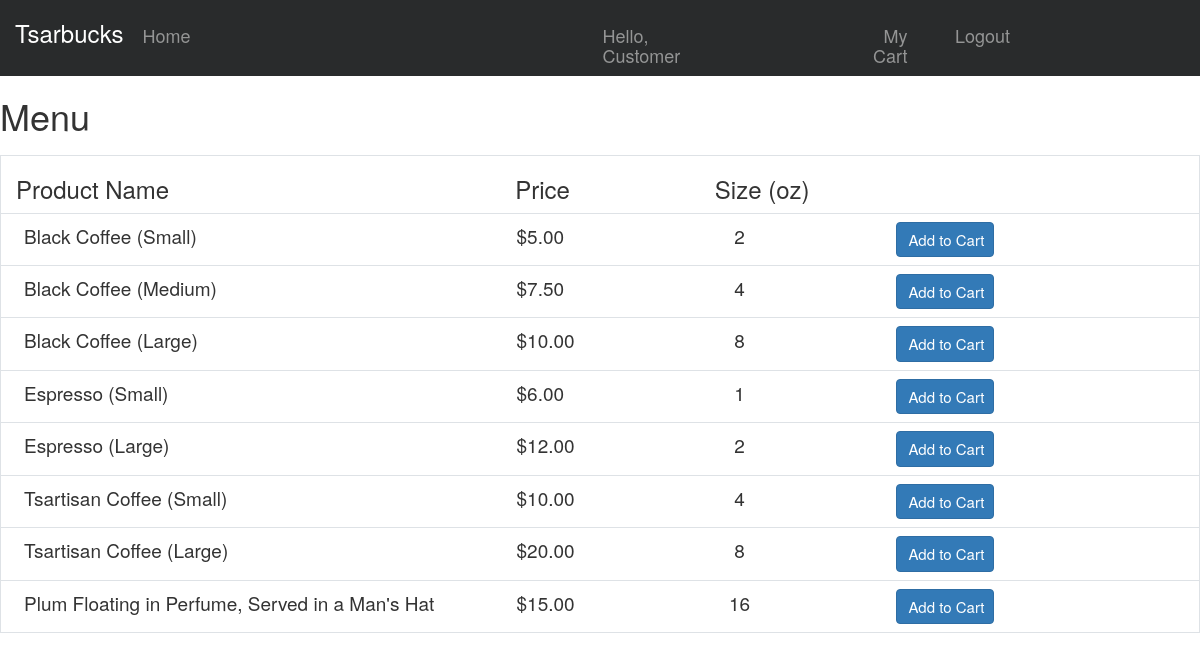
Page /menu.php (signed in) on the committed database.
### tables this page shows
CREATE TABLE `products` (
    `product_id` int(10) unsigned NOT NULL AUTO_INCREMENT,
    `display_name` varchar(255) NOT NULL,
    `price` DECIMAL(4, 2) NOT NULL,
    `size` tinyint(2) NOT NULL COMMENT 'size in ounces',
    `created_at` TIMESTAMP NOT NULL DEFAULT CURRENT_TIMESTAMP,
    `updated_at` TIMESTAMP NULL DEFAULT NULL,PRIMARY KEY (`product_id`)
);

### menu.php (the view, shortened to what this page needs)
<?php
    $conn = "mysql:host=127.0.0.1;port=8889;dbname=tsarbucks";
    try {
       $db = new PDO($conn, "root", "root", [
          PDO::ATTR_PERSISTENT => true
       ]);
    }
    catch(PDOException $e) {
       die("Could not connect: " . $e->getMessage());
    }
    $stmt = $db->prepare("SELECT * FROM products");
    if($stmt->execute()) {
        $result = $stmt->fetchAll();
    }
?>
<!DOCTYPE html>
<html lang="en">
    <head>
        <link rel="stylesheet" href="https://maxcdn.bootstrapcdn.com/bootstrap/4.0.0-beta/css/bootstrap.min.css">
        <link rel="stylesheet" href="https://maxcdn.bootstrapcdn.com/bootstrap/3.3.6/css/bootstrap.min.css">
    </head>
    <body>
        <div class="topnav row" style="background-color: #292b2c;">
            <a class="active col-1 h3" style="color: white; margin-left: 15px; margin-bottom: 20px;">Tsarbucks</a>
            <a class="col-4 h4" style="color: #949595; padding-top: 16px; padding-left: 40px;">Home</a>
            <a class="col-2 h4" style="color: #949595; padding-top: 16px; padding-left: 90px;">
                <?php
                    echo "Hello, " . $_SESSION["name"];
                ?>
            </a>
            <a class="col-2 h4" style="text-align: right; color: #949595; padding-top: 16px; padding-left: 130px;">My Cart</a>
            <a href="logout.php" class="col-1 h4" style="text-align: right; color: #949595; padding-top: 16px; padding-left: 1px;">Logout</a>
        </div>
        <h1 style="padding-bottom: 10px;"> Menu </h1>
        <div class="container-fluid">
            <div class="row border">
                <h3 class="col-5">Product Name</h3>
                <h3 class="col-2">Price</h3>
                <h3 class="col-2">Size (oz)</h3>
            </div>
            <?php
                for($i = 0; $i < count($result); $i++) {
            ?>
            <div class="row border border-top-0" style="font-size: 19px; padding: 8px;">
                <div class="col-5">
                    <?php
                        echo $result[$i]['display_name'];
                    ?>
                </div>
                <div class="col-2">
                    <?php
                        echo '$'.$result[$i]['price'];
                    ?>
                </div>
                <div class="col-2 text-center" style="padding-right: 130px">
                    <?php
                        echo $result[$i]['size'];
                    ?>
                </div>
                <div class="col-1 btn btn-primary" role="button" style="font-size: 15px">Add to Cart</div>
            </div>
            <?php
                }
            ?>
        </div>
    </body>
</html>

### rows in the picture
products: display_name "Black Coffee (Small)", price "5.00", size "2"
products: display_name "Black Coffee (Medium)", price "7.50", size "4"
products: display_name "Black Coffee (Large)", price "10.00", size "8"
products: display_name "Espresso (Small)", price "6.00", size "1"
products: display_name "Espresso (Large)", price "12.00", size "2"
products: display_name "Tsartisan Coffee (Small)", price "10.00", size "4"
products: display_name "Tsartisan Coffee (Large)", price "20.00", size "8"
products: display_name "Plum Floating in Perfume, Served in a Man's Hat", price "15.00", size "16"

### other values in the picture
$_SESSION["name"] "Customer"
